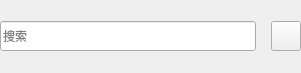
<?xml version="1.0" encoding="UTF-8"?>
<ui version="4.0">
 <class>Form</class>
 <widget class="QWidget" name="Form">
  <property name="geometry">
   <rect>
    <x>0</x>
    <y>0</y>
    <width>301</width>
    <height>73</height>
   </rect>
  </property>
  <property name="windowTitle">
   <string>Form</string>
  </property>
  <layout class="QVBoxLayout" name="verticalLayout">
   <property name="spacing">
    <number>0</number>
   </property>
   <property name="leftMargin">
    <number>0</number>
   </property>
   <property name="topMargin">
    <number>0</number>
   </property>
   <property name="rightMargin">
    <number>0</number>
   </property>
   <property name="bottomMargin">
    <number>0</number>
   </property>
   <item>
    <layout class="QHBoxLayout" name="horizontalLayout">
     <property name="spacing">
      <number>15</number>
     </property>
     <item>
      <widget class="QLineEdit" name="lineEdit">
       <property name="sizePolicy">
        <sizepolicy hsizetype="Expanding" vsizetype="Preferred">
         <horstretch>0</horstretch>
         <verstretch>0</verstretch>
        </sizepolicy>
       </property>
       <property name="placeholderText">
        <string>搜索</string>
       </property>
      </widget>
     </item>
     <item>
      <widget class="QPushButton" name="pushButton">
       <property name="sizePolicy">
        <sizepolicy hsizetype="Fixed" vsizetype="Fixed">
         <horstretch>0</horstretch>
         <verstretch>0</verstretch>
        </sizepolicy>
       </property>
       <property name="minimumSize">
        <size>
         <width>30</width>
         <height>30</height>
        </size>
       </property>
       <property name="maximumSize">
        <size>
         <width>30</width>
         <height>30</height>
        </size>
       </property>
       <property name="text">
        <string/>
       </property>
       <property name="icon">
        <iconset>
         <normaloff>C:/Users/jay19/Downloads/添加好友 (1).png</normaloff>C:/Users/jay19/Downloads/添加好友 (1).png</iconset>
       </property>
       <property name="iconSize">
        <size>
         <width>30</width>
         <height>30</height>
        </size>
       </property>
      </widget>
     </item>
    </layout>
   </item>
  </layout>
 </widget>
 <resources/>
 <connections/>
</ui>
